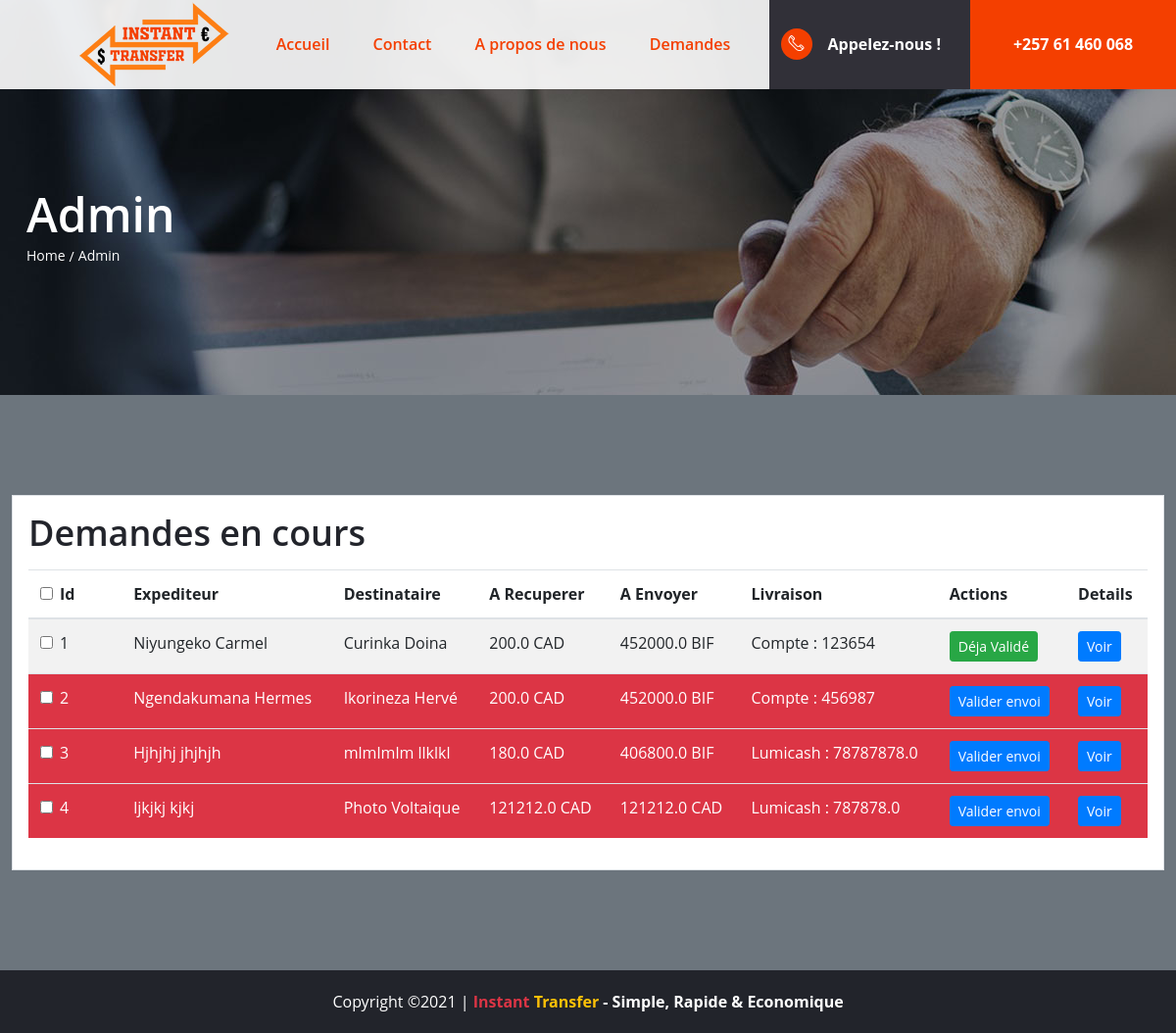
The page /converter/requests/ (signed in) on the database as committed earlier.
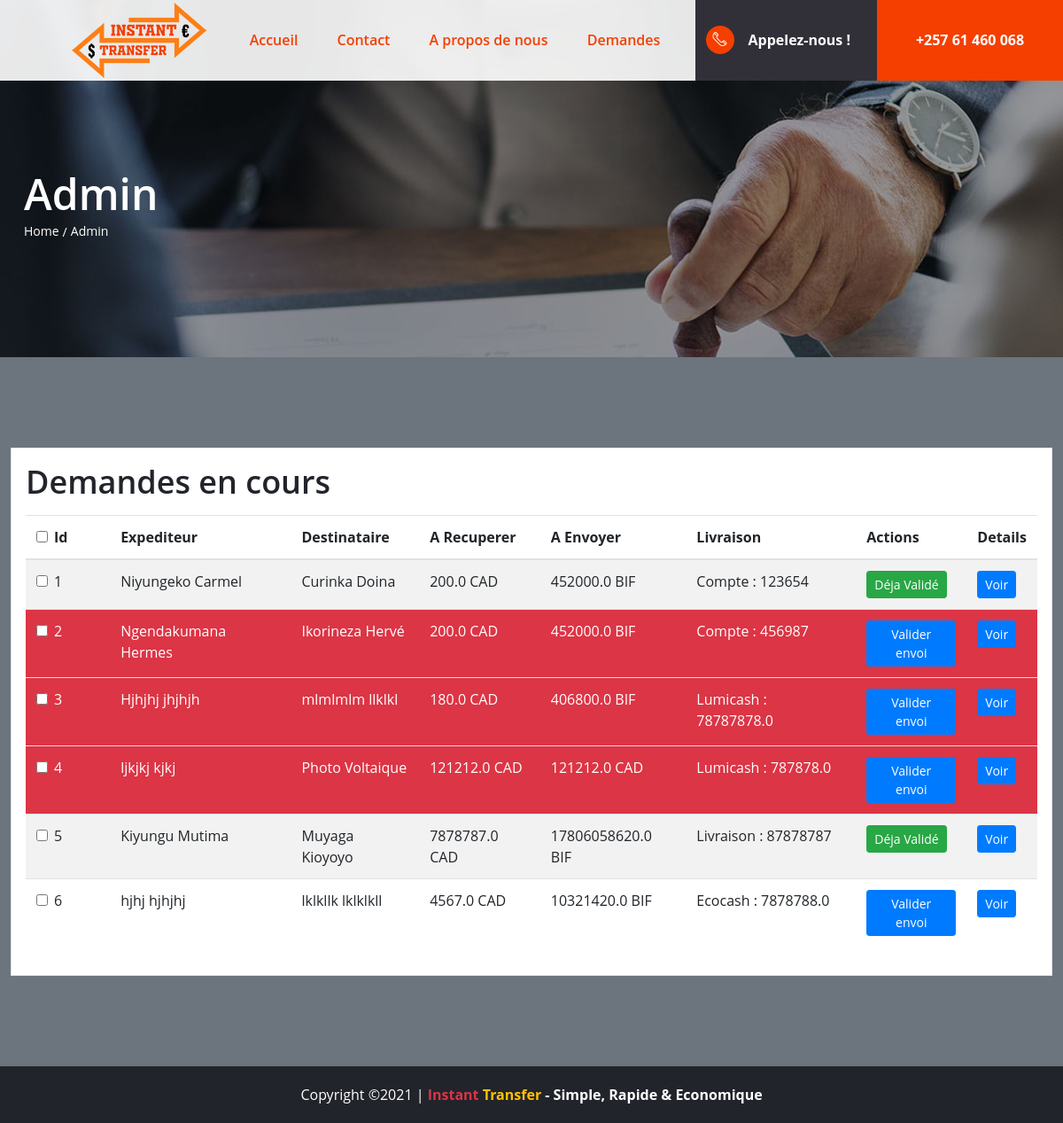
The same page on the database as committed later.
### currencyConverter/models.py (models this page shows, shortened)
class Tracking(models.Model):
	currency_in = models.ForeignKey(Country, related_name='curr_in', on_delete=models.CASCADE)
	currency_out = models.ForeignKey(Country, related_name='curr_out', on_delete=models.CASCADE)
	amount_in = models.FloatField()
	amount_out = models.FloatField()
	amount_in_recieve = models.FloatField(null=True)
	amount_out_deliver = models.FloatField(null=True)
	name_sender = models.CharField(max_length=100)
	subname_sender = models.CharField(max_length=100)
	email_sender = models.EmailField()
	phone_sender = models.CharField(max_length=100)
	name_reciever = models.CharField(max_length=100)
	subname_reciever = models.CharField(max_length=100)
	email_reciever = models.EmailField()
	phone_reciever = models.CharField(max_length=100)
	lumicash = models.FloatField(null=True, blank=True)
	lumicash_holder = models.CharField(max_length=100)
	ecocash = models.FloatField(null=True, blank=True)
	ecocash_holder = models.CharField(max_length=100)
	tel_livraison = models.IntegerField(null=True, blank=True)
	account_number = models.IntegerField(null=True, blank=True)
	account_holder = models.CharField(max_length=100)
	bank_name = models.CharField(max_length=150)
	validated1 = models.BooleanField(default=False)
	motif_validated1 = models.TextField(blank=True, null=True, default='Rien')
	validated2 = models.BooleanField(default=False)
	date = models.DateField(default=timezone.now)
	def senderFullName(self):
		return self.name_sender+' '+self.subname_sender
	def recieverFullName(self):
		return self.name_reciever+' '+self.subname_reciever
	def montantDepart(self):
		return f"{self.amount_in} {self.currency_in.currency}"
	def montantRecuAdmin(self):
		return f"{self.amount_in_recieve} {self.currency_in.currency}"
	def montantArriveAdmin(self):
		return f"{self.amount_out_deliver} {self.currency_out.currency}"
	def montantArrive(self):
		return f"{self.amount_out} {self.currency_out.currency}"

class Country(models.Model):
	name = models.CharField(max_length=20)
	currency = models.CharField(max_length=20)
	usd_value = models.CharField(max_length=20)

### currencyConverter/views.py (the view)
# urls.py: path('requests/', views.requests, name='requests'),
@login_required(login_url=('login'))
def requests(request):
	trackings = Tracking.objects.all()
	return render(request, 'requests.html', locals())

### currencyConverter/templates/requests.html (shortened to what the changed rows need)
{% extends 'index.html' %}
{% load static %}
{% block banner %}
    <section class="page-top-section set-bg" data-setbg="{% static 'img/page-top-bg/4.jpg' %} ">
        <div class="container">
            <h2>Admin</h2>
        </div>
    </section>
{% endblock banner %}
{% block content %}
<section class="admin-section spad bg-secondary">
        <div class="container p-3 bg-white border">
                <div class="table-responsive">
                  <h2 class="sub-header mb-3">Demandes en cours</h2>
                    <table class="table table-striped table-hover">
                      <thead>
                        <tr>
                            <th >
                                <div class="form-check">
                                    <input type="checkbox" class="form-check-input checkAll">
                                    <label class="form-check-label">Id</label>
                                </div>
                            </th>
                            <th>Expediteur</th>
                            <th>Destinataire</th>
                            <th>A Recuperer</th>
                            <th>A Envoyer</th>
                            <th>Livraison</th>
                            <th>Actions</th>
                            <th>Details</th>
                        </tr>
                      </thead>
                      <tbody>
        	                {% for tracking in trackings %}
                            <tr {% if tracking.amount_in != tracking.amount_in_recieve %}
                                class="bg-danger text-white"
                            {% endif %}>
                                <td class="col-md-1">
                                    <div class="form-check">
                                        <input type="checkbox" class="form-check-input">
                                        <label class="form-check-label">{{ tracking.id }}</label>
                                    </div>
                                </td>
                                <td >{{ tracking.senderFullName }}</td>
                                <td >{{ tracking.recieverFullName }}</td>
                                <td >
                                    {% if not tracking.amount_in_recieve %}
                                        {{ tracking.montantDepart }} : cl
                                    {% else %}
                                        {{ tracking.montantRecuAdmin }}
                                    {% endif %}
                                </td>
                                <td >
                                    {% if tracking.amount_out_deliver  %}
                                        {{ tracking.montantArriveAdmin }}
                                    {% else %}
                                        {{ tracking.montantArrive }} : cl
                                    {% endif %}
                                </td>
                                <td >
                                    {% if tracking.lumicash %}
                                        Lumicash : {{ tracking.lumicash }}
                                    {% endif %}
                                    {% if tracking.ecocash %}
                                        Ecocash : {{ tracking.ecocash }}
                                    {% endif %}
                                    {% if tracking.account_number %}
                                        Compte : {{ tracking.account_number }}
                                    {% endif %}
                                    {% if tracking.tel_livraison %}
                                        Livraison : {{ tracking.tel_livraison }}
                                    {% endif %}
                                </td>
                                <td >
                                    {% if tracking.validated1 and not tracking.validated2 %}
                                        <a href="{% url 'envoi' tracking.id %}" class="btn btn-primary btn-sm">Valider envoi</a>
                                    {% endif %}
                                    {% if tracking.validated1 and tracking.validated2 %}
                                        <div  class="btn btn-success btn-sm" >Déja Validé</div>
                                    {% endif %}
                                    </td>
                                <td >
                                    <button type="button" class="btn btn-primary btn-sm" data-toggle="modal" data-target="#pendingModal{{ tracking.id }}">
                                Voir
                              </button>
                                </td>
                            </tr>
                           {% endfor %}
                      </tbody>
                    </table>
                </div>
        </div>
</section>
{% endblock content %}

Rows that differ between the two databases and show on the page:
added Tracking: id "5", senderFullName "Kiyungu Mutima", recieverFullName "Muyaga Kioyoyo", montantRecuAdmin "7878787.0 CAD", montantArriveAdmin "17806058620.0 BIF", tel_livraison "87878787", validated1 "Déja Validé", amount_in 7.87879e+06 (drawn)
added Tracking: id "6", senderFullName "hjhj hjhjhj", recieverFullName "lklkllk lklklkll", montantRecuAdmin "4567.0 CAD", montantArriveAdmin "10321420.0 BIF", ecocash "7878788.0", validated1 "Valider envoi", amount_in 4567 (drawn)
